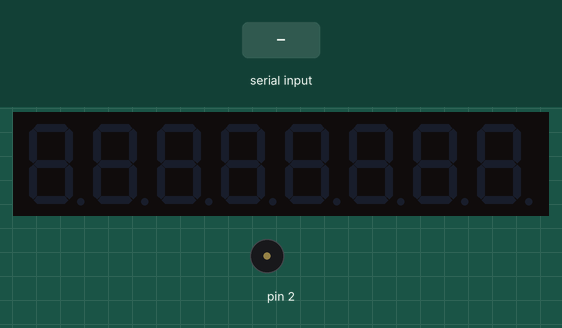
A sketch run on a simulated Arduino Uno, built with avr-gcc and run on an emulated ATmega328P. Parts: 8-digit seven-segment display, buzzer (waves = sounding). The inputs (shaded band) are chosen by the test bench.

Above: at 4.2 s.
4.3 s: "R" received over Serial
At 4.7 s:
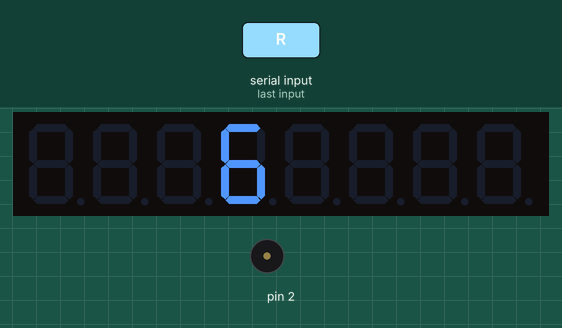
5.8 s: "1" received over Serial
At 6.9 s:
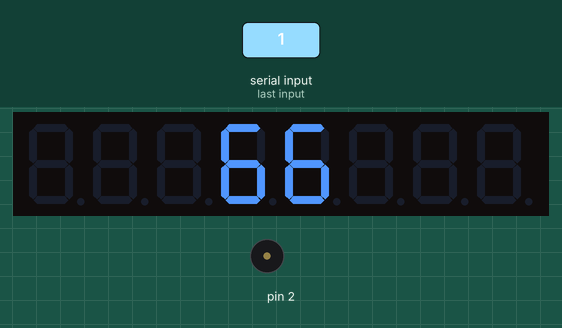
Timing chart, 0 to 8.8 s (numbered marks = the images above; inputs shaded):
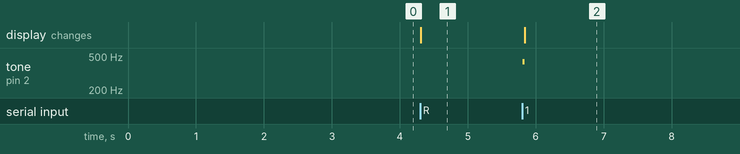

The sketch:

advent-of-code-02a.ino
```cpp
#include "LedControl.h"

int pos = 5;
int digit = 4;

LedControl lcd(12, 11, 10, 1);

void setup() {
    lcd.shutdown(0, false);
    lcd.setIntensity(0,15);
    lcd.clearDisplay(0);
    pinMode(2, OUTPUT);
    delay(3000);
    Serial.begin(1200);
}


void loop() {
    if (Serial.available() > 0) {
        switch(Serial.read()) {
            case 'R': if (pos % 3) pos++; break;
            case 'L': if (pos % 3 != 1) pos--; break;
            case 'U': if (pos >= 4) pos -= 3; break;
            case 'D': if (pos <= 6) pos += 3; break;
            default: lcd.setDigit(0, digit, pos, false); tone(2, 430, 30); delay(30); digit--;
        }
        lcd.setDigit(0, digit, pos, false);
        digitalWrite(2, HIGH);
        delay(1);
        digitalWrite(2, LOW);
        if (digit == -1) {
             for(;;) {
                  tone(2, 430, 300);
                  delay(300);
                  lcd.setIntensity(0, 2);
                  delay(300);
                  lcd.setIntensity(0, 15);
             }
        }
    }
}
```

Measured:
- after the input at 4.3 s, the display: changes at once (image 1)
- after the input at 5.8 s, tone on pin 2: silent → 430 Hz at once, → silent 0.03 s later; the display: changes at once (image 2)
